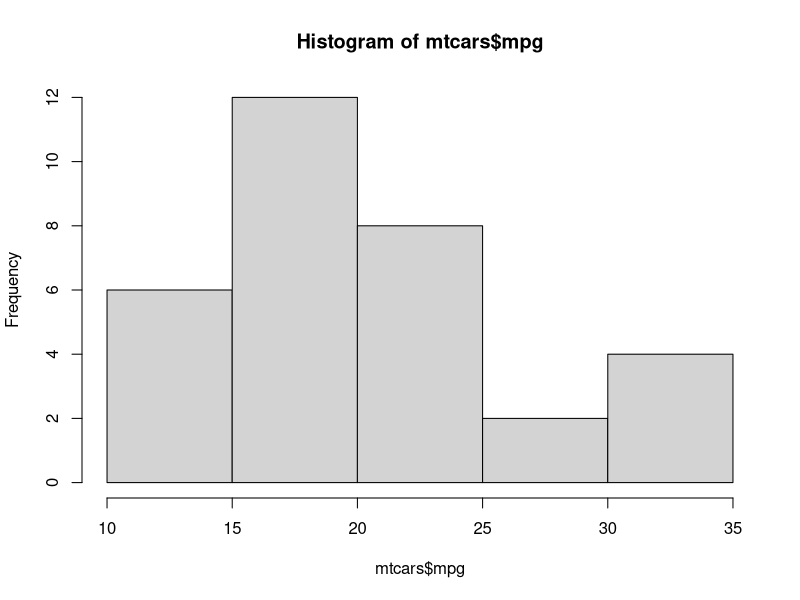
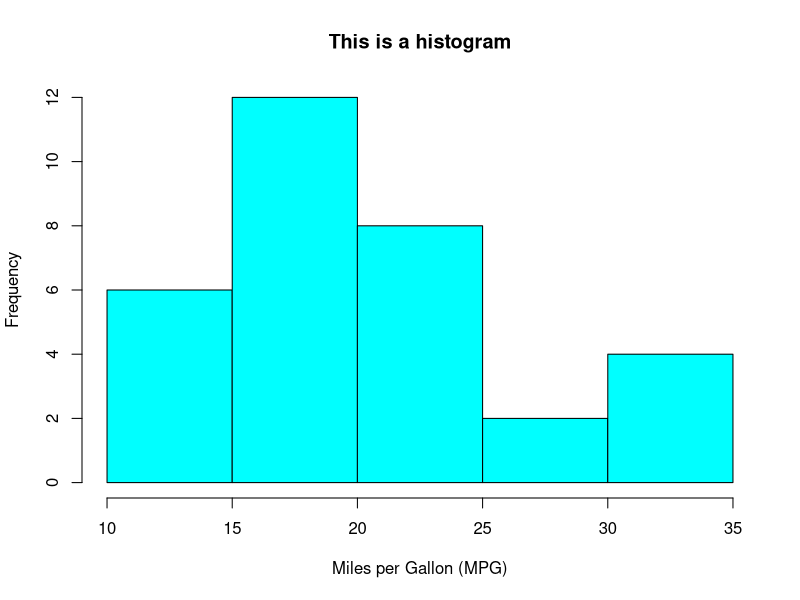
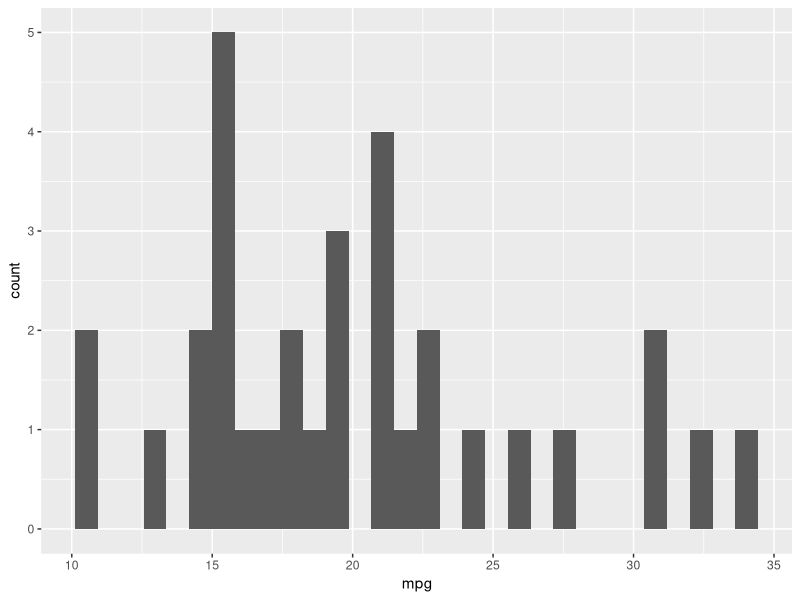
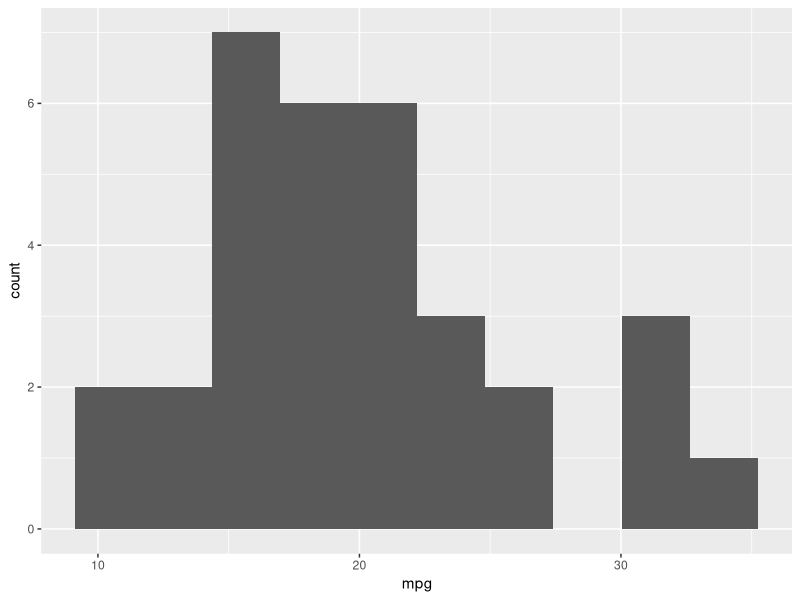
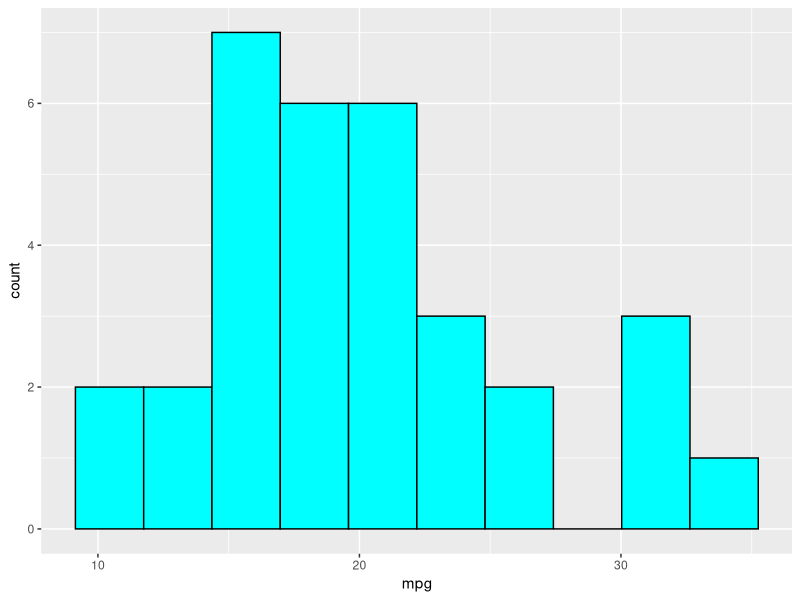
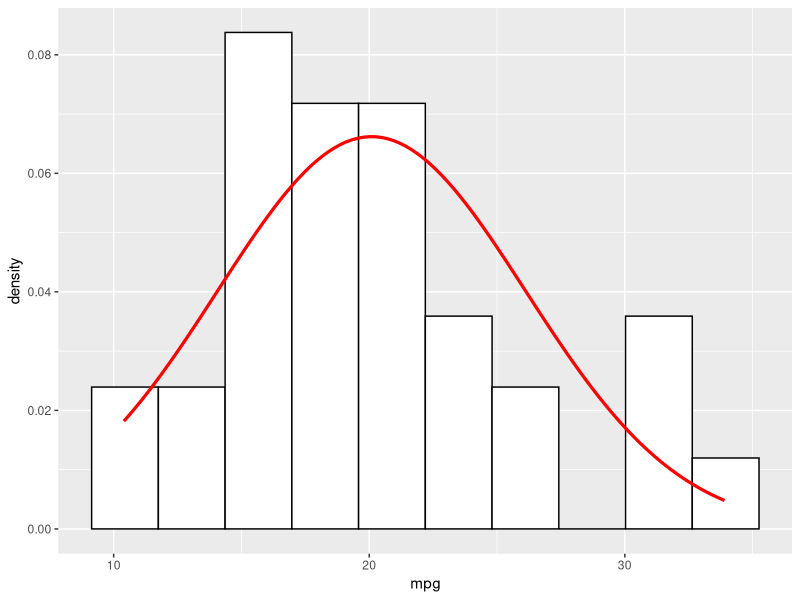
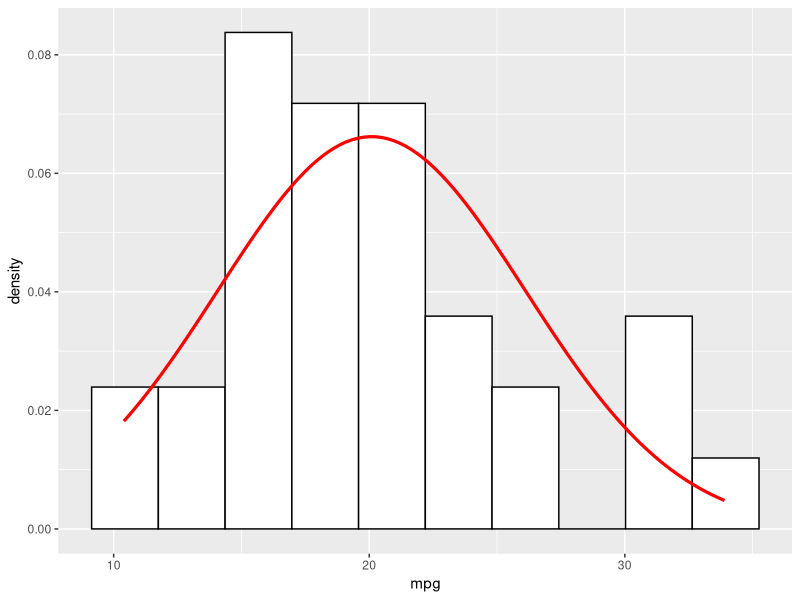
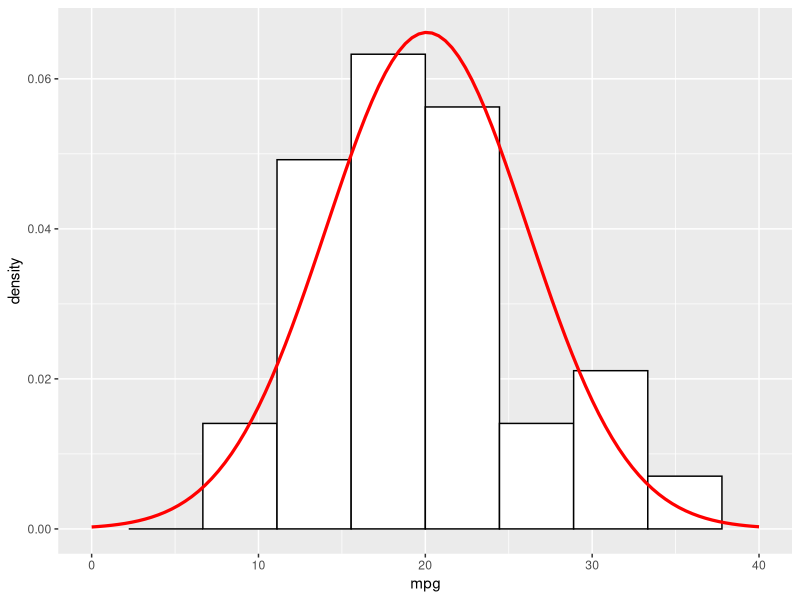

Reproduce these figures in R, in order.
# Figures for Psychological Research 1
# 
# Examples of: histograms, boxplots, scatter plots with & without lines
#
# Presented @ SEPA 2019 Annual Meeting 
# Workshop: Graphics in R for Research and Publication
#
# Matthew D. Turner 
# Georgia State University 
# mturner46@gsu.edu
#
# 2019.03.22

# This file has a number of examples of basic and advanced plots that
# may be of some use in psychology. Examples will be given from both
# ggplot and from base R graphics. In some cases, one or the other of
# these will be preferable, but in many cases both are acceptable for
# daily use or in publication.
#
# The data will not be very psychological but you would not believe
# how hard it is to find representative psychology data!

# Setup (as usual we need to load ggplot)

library(ggplot2)

# We will initially use some example data included with R called
# mtcars, it is data from several makes/models of car collected my
# Motor Trend magazine some years ago:

data(mtcars)
names(mtcars)  # List the variable names of this data

# The mtcars data set contains data on various models of car and their
# various features:
#
#    mpg  - miles per gallon
#    cyl  - number of cylinders
#    hp   - horse power
#    disp - displacement (engine size)
#    wt   - car weight
#    am   - automatic or manual transmission
# 
# and so on. We will use these to make some simple figures. 
# 
# Remember that we can pick the variables out of this data set with
# the "$" notation:

mean(mtcars$mpg)     # Compute the mean of the mpg variable
sd(mtcars$mpg)       # Standard deviation
median(mtcars$mpg)   # Median, etc... 



# Histograms
#
# Histograms are one of the most basic plots, here are several
# examples in both base R and ggplot. Each will start with a simple
# example, and then add more details to the figure.
#
# BASE-R: Use the hist function

hist(mtcars$mpg)   # Not very pretty

hist(mtcars$mpg, col = "cyan", main = "This is a histogram",
     xlab = "Miles per Gallon (MPG)")

# We can set color with "col", the main title with "main", and the
# x-axis label with "xlab" -- there is also a "ylab" for the y-axis,
# but we do not need it here.
#
# GGPLOT: This one starts out longer. (We will assign each plot to the
# variable g as we go)

g <- ggplot(aes(x = mpg), data = mtcars) + geom_histogram()
g

# Yikes! This histogram has way too many bins! We can change this. If
# you search for help on the geom_histogram function it will tell you
# more about setting bins. It also allows you to set breakpoints or
# use other algorithms to find the number of bins. See also:
# 
# https://ggplot2.tidyverse.org/reference/geom_histogram.html
# 
# for more.

g <- ggplot(aes(x = mpg), data = mtcars) + geom_histogram(bins = 10)
g

# Some people like this aesthetic choice, but I think the bins running
# together is not great, so we can set the color of the edges of the
# bars in the plot to something else to make them visible:

g <- ggplot(aes(x = mpg), data = mtcars) + 
  geom_histogram(bins = 10, color = "black", fill = "cyan")
g

# Remember that color is the EDGE color, and fill is the color INSIDE
# the bars. Note also that I am not really a fan of cyan as a color, I
# just wanted something distinct. Change it to something else!
# 
# Here is the list of color names R knows:

colors()

# Note that although ggplot requires more work up front, it often
# makes it easier to add additional features. Here is the same data,
# presented as densities (proportions rather than frequencies) and
# with the corresponding normal curve added as an overlay.
#
# Once you get the hang of it, this is not so complicated, but if it
# seems like a lot now, don't fret, just skip this example and move
# on, and come back when you learn more!
#
# First we show the functions as we have been working with them
# throughout the workshop:

g <- ggplot(aes(x = mpg), data = mtcars) + 
  geom_histogram(aes(y = ..density..), bins = 10, color = "black", fill = "white") + 
  stat_function(fun = dnorm, args = list(mean = mean(mtcars$mpg), sd = sd(mtcars$mpg)), lwd = 1.1, color = "red")
g

# When you see R code online, it will often be formatted in a way that
# makes it all fit on the screen at once. Compare the next lines with
# the example just above -- they are EXACTLY the same. Really!

g <- ggplot(aes(x = mpg), data = mtcars) +
  geom_histogram(aes(y = ..density..),
                 bins = 10,
                 color = "black",
                 fill = "white") +
  stat_function(fun = dnorm,
                args = list(mean = mean(mtcars$mpg), 
                            sd   = sd(mtcars$mpg)),
                lwd = 1.1,
                color = "red")
g

# Once you get used to it, you can read these things easily. For
# whichever version of the code you prefer, look carefully. The
# changes we made are:
# 
#  1. We added "aes(y = ..density..)" to geom_histogram to convert
#     from frequencies to densities (proportions)
#  2. We added the "stat_function" telling ggplot to add the curve
#     from a statistical function.
#  3. We told R to use "dnorm" as the statistical function -- this 
#     computes the "density" of the normal curve (the bell curve 
#     shape). And we pass this function two named arguments, "mean"
#     and "sd" -- the parameters of the normal curve.
#  4. Finally we added in "lwd" (line width) and "color" for the 
#     normal curve. Remember ggplot uses "color" not "col"!
# 
# There is a lot happening here, so don't be overwhelmed if it does
# not all make sense. You can look up many of these things in R's
# help. Looking online for advice about adding normal curves to
# histograms in R and ggplot will give many guides on how to do this
# with more details.
# 
# This is the sort of example that is worth coming back to once you
# feel your understanding of R and ggplot is stronger!
# 
# One final addition. The xlim nad ylim functions in ggplot work like
# the corresponding parameters in base R graphics. So here is the plot
# with a better x-axis for showing the normal curve. The only change 
# is the xlim() function.

g <- ggplot(aes(x = mpg), data = mtcars) + 
  geom_histogram(aes(y = ..density..), bins = 10, color = "black", fill = "white") + 
  stat_function(fun = dnorm, args = list(mean = mean(mtcars$mpg), sd = sd(mtcars$mpg)), lwd = 1.1, color = "red") +
  xlim(0, 40)
g



# Boxplots
#
# In the last few years boxplots have become standard in psychology.
# Thank goodness! It certainly took long enough; the other sciences
# have had them since the mid-1980's! Here are a couple boxplots.
#
# BASE-R: Use the boxplot function; although some other functions will
# peoduce them by default.
#
# *** R FORMULA NOTATION ***
#
# To use this function you have to know the "formula notation" of R.
# This notation is based on linear models which are written:
#
# Y = b_0 + b_1*X + b_2*Z  (b_i are coefficients; Y,Z,X are variables)
#
# and in R is stylized:
#
# Y ~ X + Z   (in R, coefficients are not given but filled in automatically)
#
# This is usually read as "Y as a function of X." For boxplots, X
# should be a grouping variable. Let's look at mpg (fuel efficiency)
# as a function of the number of cylinders in an engine (big engine =
# more power = less efficient; usually).

boxplot(mtcars$mpg ~ mtcars$cyl)

# Look at the cylinder variable:

summary(mtcars$cyl)
table(mtcars$cyl)

# R sees that this is a number but also recognizes that it is just 3
# values. So it treates it as a group. Sometimes R gets fussy and
# won't treat numbers as names like they are used here. When that
# happens you can force R to treat numbers as names (levels of a
# factor variable) with the as.factor() function.

boxplot(mtcars$mpg ~ as.factor(mtcars$cyl))

# But that is not needed here bacause R recognized the factor nature
# of the variable. HOWEVER, R is not consistent in this behavior so
# remember the as.factor() function for those cases!
#
# R allows us one more trick that makes this easier, but unfortunately
# R is not consistent on when you can do this. But MANY functions
# allow this shortcut:

boxplot(mpg ~ cyl, data = mtcars)

# This uses the R "formula notation"
# To fix it up a bit the same parameters from above are allowed:

boxplot(mpg ~ cyl, data = mtcars, main = "Boxplot Example", 
        xlab = "Number of Cylinders", ylab = "Miles per Gallon (MPG)")

# GGPLOT: We follow the usual pattern. Note that we need to hint
# ggplot that the cyl variable is a factor. By default, ggplot will
# treat it as a number. (Unlike R, ggplot is ALWAYS fussy!!)

g <- ggplot(aes(x = as.factor(cyl), y = mpg), data = mtcars) + 
  geom_boxplot()
g

# For once, ggplot is not giving us a good x-axis label. So we fix
# this with the labs() function. See:
#
# https://ggplot2.tidyverse.org/reference/labs.html
#
# for more details. Note that we stored our ggplot inside of the
# variable g. Because we have that, we can just continue modifying g
# as we add features such as new labels:

g <- g + labs(x = "Number of Cylinders") + 
  labs(y = "Miles per Gallon") + labs(title = "Boxplot Example")
g

# coord_flip()
# 
# By the way, here is a neat trick! The ggplot system allows easy 
# flipping of coordinates with just one function:

g <- ggplot(aes(x = as.factor(cyl), y = mpg), data = mtcars) + 
  geom_boxplot() + labs(x = "Number of Cylinders") + 
  labs(y = "Miles per Gallon") + labs(title = "Boxplot Example") +
  coord_flip()
g



# Scatterplots (with and without regression lines)
#
# The basic scatterplot in base R and ggplot was covered in the
# discussion of ggplot's main features. Here we review this in an
# example, then add a regression line (and scatterplot smoother) to
# it.
#
# BASE-R: Use the plot command

plot(mtcars$disp, mtcars$mpg)

# The default plot is not great. I usually replace the open circle
# with a solid dot. This is set with the plotting character parameter,
# "pch". We can also set color:

plot(mtcars$disp, mtcars$mpg, pch = 16, col = "gray30", 
     xlab = "Displacement", ylab = "Miles per Gallon", 
     main = "Efficiency as a function of Displacement")

# To add a regression line you need to compute the regression. We
# cannot cover this in detail here, but the linear model (lm) command
# fits straight lines and we use it. This also uses the "formula
# notation" mentioned previously.
#
# Here we want mpg as a function of displacement:

mod <- lm(mpg ~ disp, data = mtcars) # Fit the model: mpg = b0 + b1*disp

# R stores ENTIRE models inside of variables, so everything you need
# to make the regression line is in the variable mod.
#
# The abline() function will add this regression line to the last plot
# made, which is the one we want! What is great about the abline()
# function is that you just give it the entire model we just made and
# it picks out the line for us.

abline(mod, lwd = 2, col = "red")

# Bigger engines = lower efficiency!
#
# I promised to show you how to add a scatterplot smoother, a LOESS
# line, and there are two ways to do it.
#
# The first is to use a fully packaged function that plots the line
# and the points. This one is good for day to day work.

scatter.smooth(x = mtcars$disp, y = mtcars$mpg)

# Notice that I did not use the "data = mtcars" setting here. This
# function does NOT support that parameter! (I told you that R was
# inconsistent.)
#
# Another way to add a scatterplot smoother line to a scatterplot is
# to compute the smooth and then add it to the figure we made at the
# start of this section.

plot(mtcars$disp, mtcars$mpg, pch = 16, col = "gray30", 
     xlab = "Displacement", ylab = "Miles per Gallon", 
     main = "Efficiency as a function of Displacement")

lom <- loess(mpg ~ disp, data = mtcars) # Fit the loess model
lp  <- predict(lom)                     # Generate the predicted mpg's

lines(mtcars$disp[order(mtcars$disp)], lp[order(mtcars$disp)], 
      col = "red", lwd = 2)             # Plot the line predicted

# This is harder than using the "black box" function, but as you learn
# more R you can extend this in ways that the black box cannot do.
#
# GGPLOT: The pattern should be clear by now.
#
# Here ggplot starts to show that when things get harder, it gets
# better...
#
# Simple, for day to day work:

g <- ggplot(aes(x = disp, y = mpg), data = mtcars) + geom_point()
g

# Nicer, with titles/axis labels. Publishable, maybe with a little
# work on fixing the margins or fonts:

g <- ggplot(aes(x = disp, y = mpg), data = mtcars) + geom_point() +
  labs(x = "Displacement") + labs(y = "Miles per Gallon") + 
  labs(title = "Efficiency as a Function of Engine Size")
g

# Add a LOESS smoother? Easy:

g <- ggplot(aes(x = disp, y = mpg), data = mtcars) + geom_point() +
  labs(x = "Displacement") + labs(y = "Miles per Gallon") + 
  labs(title = "Efficiency as a Function of Engine Size") +
  geom_smooth()
g

# Add a regression line? Almost as easy:

g <- ggplot(aes(x = disp, y = mpg), data = mtcars) + geom_point() +
  labs(x = "Displacement") + labs(y = "Miles per Gallon") + 
  labs(title = "Efficiency as a Function of Engine Size") +
  geom_smooth(method = lm, color = "red")
g

# So ggplot thinks that fitting a straight lines is a kind of scatter
# plot smoother. This is true and it is how modern statistical theory
# tends to view things.
#
# Notice also that ggplot assumes the DEFAULT smooth is a loess and
# you have to override the default with "method = lm" to get a linear
# model (lm) fitted line.
#
# This is consistent with modern statistical practice that prefers
# loess, and scatterplot smoothers generally, over straight
# line/linear models. This is an example of how R encodes the
# practices of statisticans, rather than psychologists, into its core.
# SPSS tends to encode the practices of psychologists and social
# scientists. This is a good thing. Statisticians' practices are
# generally better. (Sorry!)
#
# By the way we can add both lines easily:

g <- ggplot(aes(x = disp, y = mpg), data = mtcars) + geom_point() +
  labs(x = "Displacement") + labs(y = "Miles per Gallon") + 
  labs(title = "Efficiency as a Function of Engine Size") +
  geom_smooth(color = "blue", se = FALSE) +
  geom_smooth(method = lm, color = "red")
g

# To make the image clearer, I turned OFF the standard error
# visualization for the loess. You can easily choose to turn off the
# linear model's error bounds if you prefer. One of the advantages of
# ggplot in this case is that the functions and parameters are
# consistent across types of models! Much better than base R graphics.

# EOF